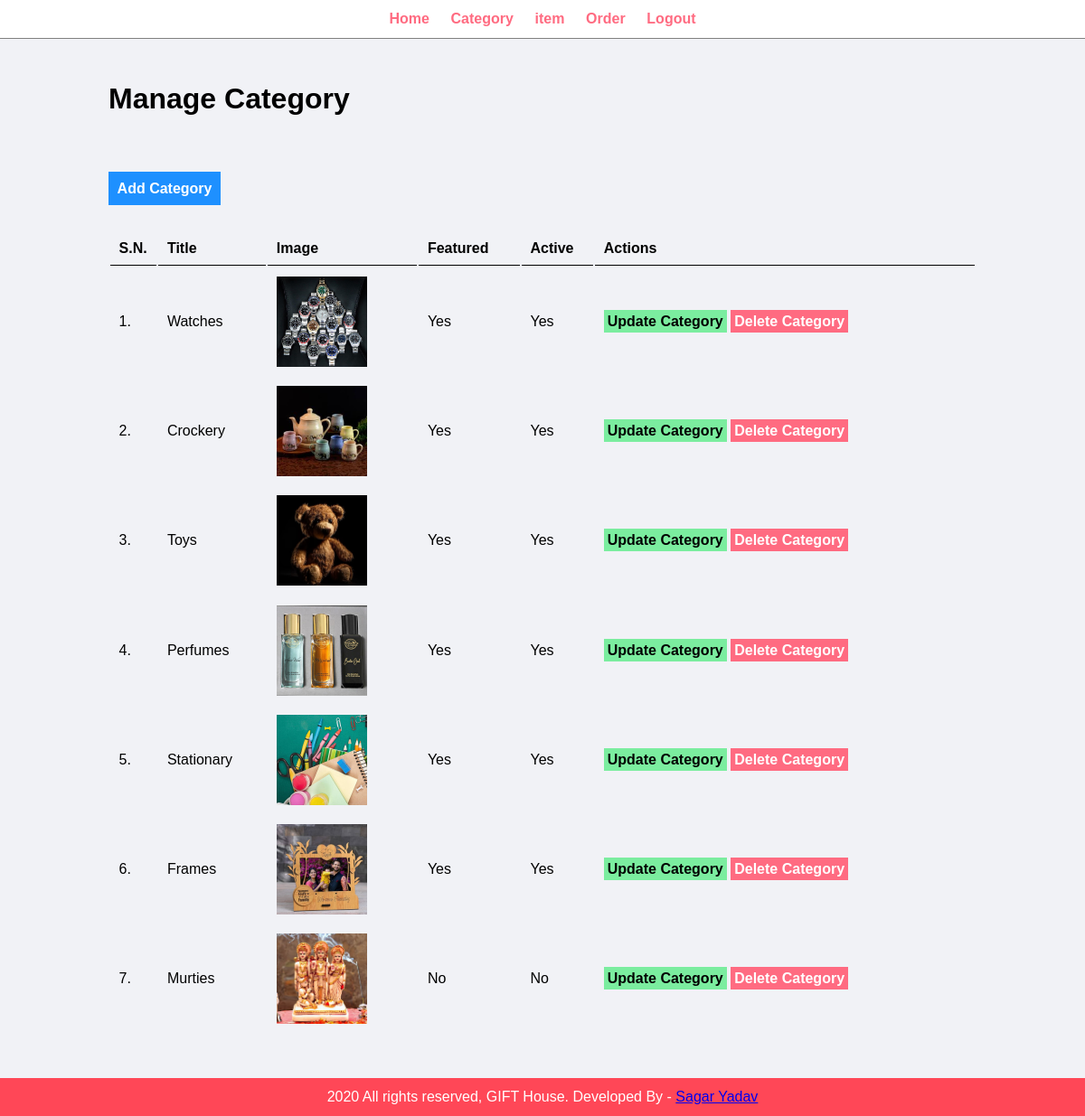
/admin/manage-category.php (signed in), run on the app's committed database.
### tables this page shows
CREATE TABLE `category_master` (
  `id` int(10) UNSIGNED NOT NULL,
  `title` varchar(100) NOT NULL,
  `image_name` varchar(255) NOT NULL,
  `featured` varchar(10) NOT NULL,
  `active` varchar(10) NOT NULL
);

### admin/manage-category.php (the view, shortened to what this page needs)
<?php include('partials/menu.php'); ?>
<div class="main-content">
    <div class="wrapper">
        <h1>Manage Category</h1>
        <br /><br />
        <br><br>
                <a href="<?php echo SITEURL; ?>admin/add-category.php" class="btn-primary">Add Category</a>
                <br /><br /><br />
                <table class="tbl-full">
                    <tr>
                        <th>S.N.</th>
                        <th>Title</th>
                        <th>Image</th>
                        <th>Featured</th>
                        <th>Active</th>
                        <th>Actions</th>
                    </tr>
                    <?php
                        $sql = "SELECT * FROM category_master";
                        $res = mysqli_query($conn, $sql);
                        $count = mysqli_num_rows($res);
                        $sn=1;
                        if($count>0)
                        {
                            while($row=mysqli_fetch_assoc($res))
                            {
                                $id = $row['id'];
                                $title = $row['title'];
                                $image_name = $row['image_name'];
                                $featured = $row['featured'];
                                $active = $row['active'];
                                ?>
                                    <tr>
                                        <td><?php echo $sn++; ?>. </td>
                                        <td><?php echo $title; ?></td>
                                        <td>
                                            <?php
                                                if($image_name!="")
                                                {
                                                    ?>
                                                    <img src="<?php echo SITEURL; ?>images/category/<?php echo $image_name; ?>" width="100px" >
                                                    <?php
                                                }
                                                else
                                                {
                                                    echo "<div class='error'>Image not Added.</div>";
                                                }
                                            ?>
                                        </td>
                                        <td><?php echo $featured; ?></td>
                                        <td><?php echo $active; ?></td>
                                        <td>
                                            <a href="<?php echo SITEURL; ?>admin/update-category.php?id=<?php echo $id; ?>" class="btn-secondary">Update Category</a>
                                            <a href="<?php echo SITEURL; ?>admin/delete-category.php?id=<?php echo $id; ?>&image_name=<?php echo $image_name; ?>" class="btn-danger">Delete Category</a>
                                        </td>
                                    </tr>
                                <?php
                            }
                        }
                        else
                        {
                            ?>
                            <tr>
                                <td colspan="6"><div class="error">No Category Added.</div></td>
                            </tr>
                            <?php
                        }
                    ?>
                </table>
    </div>
</div>
<?php include('partials/footer.php'); ?>

### admin/partials/menu.php (shortened to what this page needs)
<html>
    <head>
        <link rel="stylesheet" href="../css/admin.css">
    </head>
    <body>
        <div class="menu text-center">
            <div class="wrapper">
                <ul>
                    <li><a href="index.php">Home</a></li>
                    <li><a href="manage-category.php">Category</a></li>
                    <li><a href="manage-item.php">item</a></li>
                    <li><a href="manage-order.php">Order</a></li>
                    <li><a href="logout.php">Logout</a></li>
                </ul>
            </div>
        </div>

### admin/partials/footer.php
<div class="footer">
            <div class="wrapper">
                <p class="text-center">2020 All rights reserved, GIFT House. Developed By - <a href="#"> Sagar Yadav</a></p>
            </div>
        </div>
    </body>
</html>

### css/admin.css (style rules this page uses)
* { margin: 0; padding: 0; font-family: Arial, Helvetica, sans-serif; }
.wrapper { padding: 1%; width: 80%; margin: 0 auto; }
.text-center { text-align: center; }
.tbl-full { width: 100%; }
table tr th { border-bottom: 1px solid black; padding: 1%; text-align: left; }
table tr td { padding: 1%; }
.btn-primary { background-color: #1e90ff; padding: 1%; color: white; text-decoration: none; font-weight: bold; }
.btn-secondary { background-color: #7bed9f; padding: 1%; color: black; text-decoration: none; font-weight: bold; }
.btn-danger { background-color: #ff6b81; padding: 1%; color: white; text-decoration: none; font-weight: bold; }
.menu { border-bottom: 1px solid grey; }
.menu ul { list-style-type: none; }
.menu ul li { display: inline; padding: 1%; }
.menu ul li a { text-decoration: none; font-weight: bold; color: #ff6b81; }
.main-content { background-color: #f1f2f6; padding: 3% 0; }
.footer { background-color: #ff4757; color: white; }

### data on the page
category_master: title "Watches", image_name (picture), featured "Yes", active "Yes"
category_master: title "Crockery", image_name (picture), featured "Yes", active "Yes"
category_master: title "Toys", image_name (picture), featured "Yes", active "Yes"
category_master: title "Perfumes", image_name (picture), featured "Yes", active "Yes"
category_master: title "Stationary", image_name (picture), featured "Yes", active "Yes"
category_master: title "Frames", image_name (picture), featured "Yes", active "Yes"
category_master: title "Murties", image_name (picture), featured "No", active "No"
